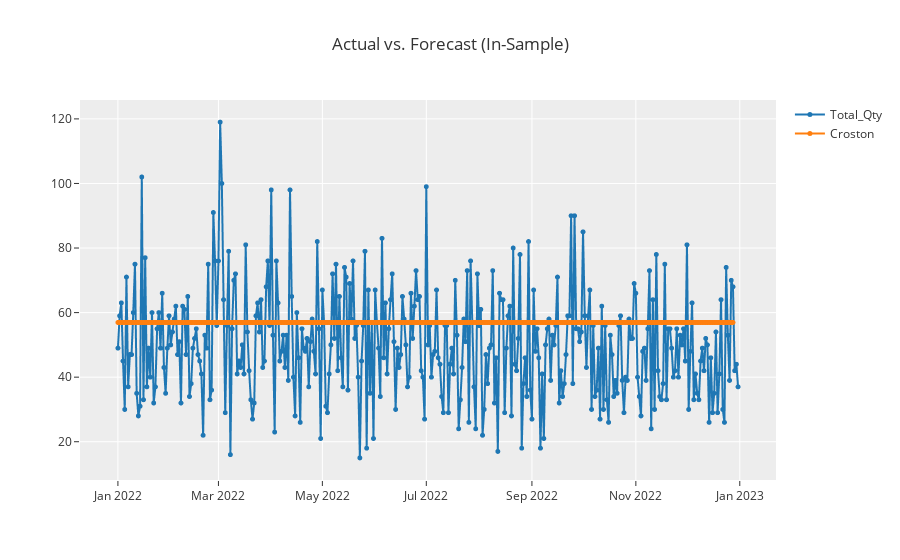

Notebook source saved alongside this figure:
### Code cell
plot_model(tuned_model, plot='insample')

### Figure 1 — Plotly figure (JSON) as saved in the notebook; plotly's stock layout.template omitted (floating-point values rounded to 4 significant figures; data arrays with more than 128 entries replaced by an {"elided": "..."} marker saying what was removed)
{"data": [{"line": {"color": "rgb(31, 119, 180)", "width": 2}, "marker": {"color": "rgb(31, 119, 180)", "size": 5}, "mode": "lines+markers", "name": "Total_Qty", "type": "scattergl", "x": {"elided": "365 str values"}, "xaxis": "x", "y": {"elided": "365 int values"}, "yaxis": "y"}, {"line": {"color": "rgb(255, 127, 14)", "width": 2}, "marker": {"color": "rgb(255, 127, 14)", "size": 5}, "mode": "lines+markers", "name": "Croston", "type": "scattergl", "x": {"elided": "365 str values"}, "xaxis": "x", "y": {"elided": "365 float values"}, "yaxis": "y"}], "layout": {"showlegend": true, "title": {"text": "Actual vs. Forecast (In-Sample)"}, "xaxis": {"anchor": "y", "domain": [0, 1]}, "yaxis": {"anchor": "x", "domain": [0, 1]}}}
